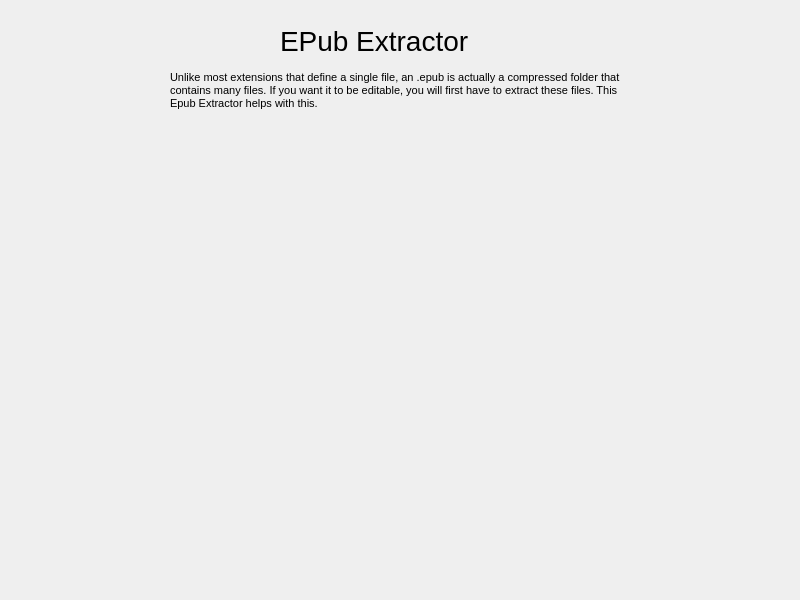
<?xml version="1.0" encoding="UTF-8"?>
<ui version="4.0">
 <class>ExtractorDialog</class>
 <widget class="QDialog" name="ExtractorDialog">
  <property name="geometry">
   <rect>
    <x>0</x>
    <y>0</y>
    <width>800</width>
    <height>600</height>
   </rect>
  </property>
  <property name="font">
   <font>
    <pointsize>8</pointsize>
   </font>
  </property>
  <property name="windowTitle">
   <string>ExtractorDialog</string>
  </property>
  <widget class="QLabel" name="textTitle">
   <property name="geometry">
    <rect>
     <x>280</x>
     <y>20</y>
     <width>211</width>
     <height>41</height>
    </rect>
   </property>
   <property name="font">
    <font>
     <pointsize>21</pointsize>
    </font>
   </property>
   <property name="text">
    <string>EPub Extractor</string>
   </property>
  </widget>
  <widget class="QLabel" name="subTitle">
   <property name="geometry">
    <rect>
     <x>170</x>
     <y>60</y>
     <width>451</width>
     <height>61</height>
    </rect>
   </property>
   <property name="text">
    <string>Unlike most extensions that define a single file, an .epub is actually a compressed folder that contains many files. If you want it to be editable, you will first have to extract these files. This Epub Extractor helps with this.</string>
   </property>
   <property name="textFormat">
    <enum>Qt::PlainText</enum>
   </property>
   <property name="wordWrap">
    <bool>true</bool>
   </property>
  </widget>
 </widget>
 <resources/>
 <connections/>
</ui>
